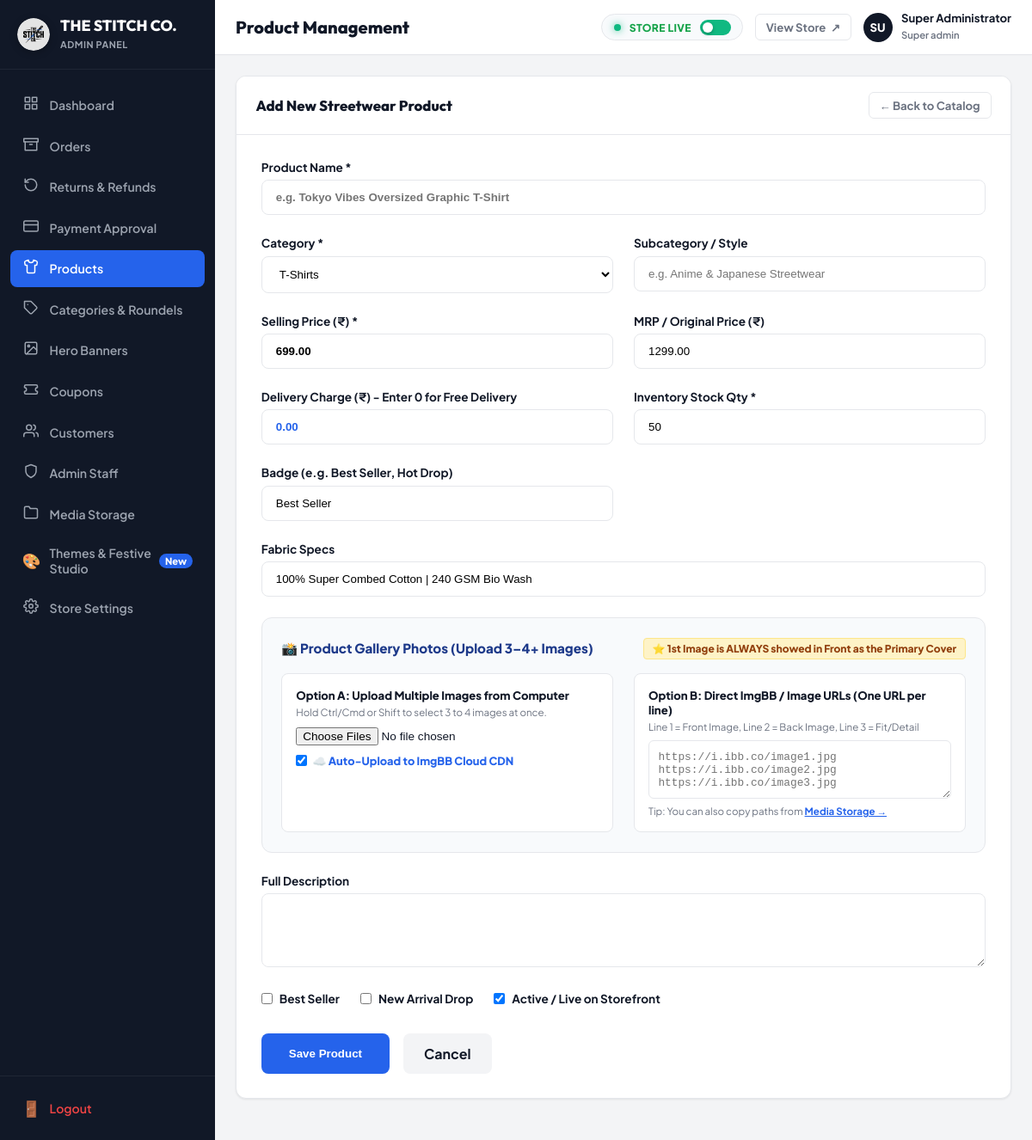
Page /admin/products.php?action=create (signed in) on the committed database.
### tables this page shows
CREATE TABLE IF NOT EXISTS `users` (
    `id` INT AUTO_INCREMENT PRIMARY KEY,
    `fullname` VARCHAR(255) NOT NULL,
    `email` VARCHAR(255) NOT NULL UNIQUE,
    `phone` VARCHAR(50) NOT NULL,
    `password_hash` VARCHAR(255) NOT NULL,
    `role` ENUM('customer', 'admin', 'super_admin') DEFAULT 'customer',
    `status` ENUM('active', 'inactive', 'banned') DEFAULT 'active',
    `avatar` VARCHAR(255) DEFAULT NULL,
    `must_change_password` TINYINT(1) DEFAULT 0,
    `created_at` TIMESTAMP DEFAULT CURRENT_TIMESTAMP,
    `updated_at` TIMESTAMP DEFAULT CURRENT_TIMESTAMP ON UPDATE CURRENT_TIMESTAMP
);

### admin/products.php (the view, shortened to what the rows shown need)
<?php
$adminTitle = 'Product Management';
require_once __DIR__ . '/header.php';
$action = $_GET['action'] ?? 'list';
?>
<?php if ($action === 'create' || $action === 'edit'): ?>
    <div class="admin-card">
        <div class="admin-card-header">
            <h2 class="admin-card-title"><?= $action === 'edit' ? 'Edit Product' : 'Add New Streetwear Product' ?></h2>
        </div>
    </div>
<?php endif; ?>
<?php require_once __DIR__ . '/footer.php'; ?>

### admin/header.php (shortened to what the rows shown need)
<?php
require_once __DIR__ . '/../includes/functions.php';
require_once __DIR__ . '/../includes/auth.php';
$adminUser = current_user();
?>
<!DOCTYPE html>
<html lang="en">
<head>
    <link rel="stylesheet" href="../assets/css/admin.css">
</head>
<body class="admin-body">
<aside class="admin-sidebar" id="admin-sidebar">
    <div class="sidebar-brand">
        <div style="display: flex; align-items: center; gap: 0.75rem; flex: 1;">
            <div class="sidebar-brand-text">
                <h2>THE STITCH CO.</h2>
            </div>
        </div>
    </div>
</aside>
<div class="admin-main">
    <header class="admin-topbar">
        <div class="topbar-left">
            <h1 class="page-title"><?= e($adminTitle ?? 'Dashboard') ?></h1>
        </div>
        <div class="topbar-right">
            <div class="admin-profile-pill">
                <div class="admin-avatar">
                    <?= strtoupper(substr($adminUser['fullname'] ?? 'A', 0, 2)) ?>
                </div>
                <div class="admin-info">
                    <h4><?= e($adminUser['fullname'] ?? 'Administrator') ?></h4>
                    <span><?= ucfirst(str_replace('_', ' ', $adminUser['role'] ?? 'Admin')) ?></span>
                </div>
            </div>
        </div>
    </header>
    <main class="admin-container">

### rows in the picture
users: fullname "SU", fullname "Super Administrator", role "Super admin"

### other values in the picture
$adminTitle "Product Management"
form field category "T-Shirts"
